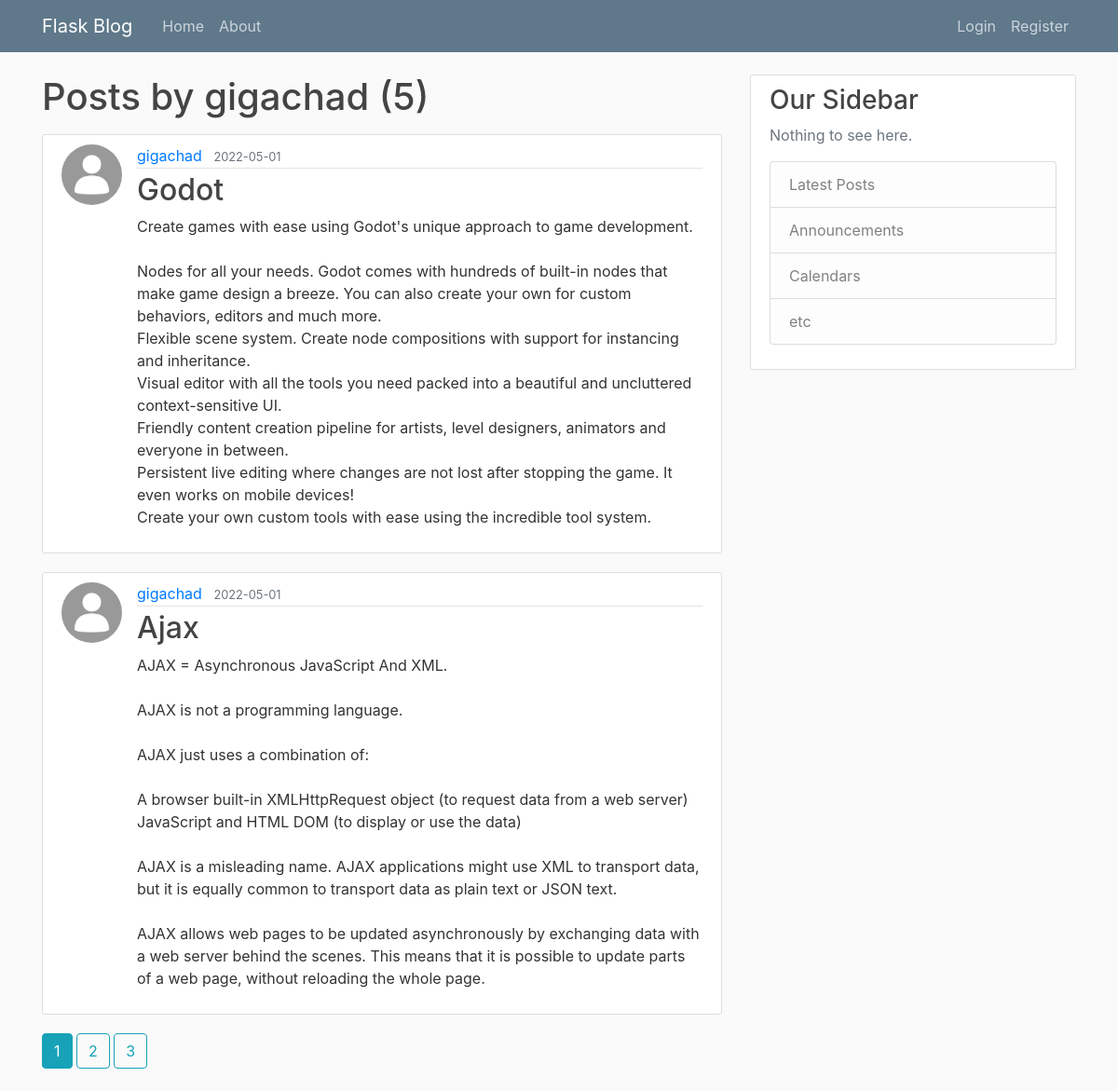
The page /user/gigachad on the database its author committed.
### flaskblog/models.py (models this page shows, shortened)
class User(db.Model, UserMixin):
    id = db.Column(db.Integer, primary_key=True)
    username = db.Column(db.String(20), unique=True, nullable=False)
    email = db.Column(db.String(120), unique=True, nullable=False)
    image_file = db.Column(db.String(20), nullable=False, default='default.jpg')
    password = db.Column(db.String(60), nullable=False)
    posts = db.relationship('Post', backref='author', lazy=True)

class Post(db.Model):
    id = db.Column(db.Integer, primary_key=True)
    title = db.Column(db.String(100), nullable=False)
    date_posted = db.Column(db.DateTime, nullable=False, default=datetime.utcnow)
    content = db.Column(db.Text, nullable=False)
    user_id = db.Column(db.Integer, db.ForeignKey('user.id'), nullable=False)

### flaskblog/routes.py (the view)
@app.route("/user/<string:username>")
def user_posts(username):
    page = request.args.get('page', 1, type=int)
    user = User.query.filter_by(username=username).first_or_404()
    posts = Post.query.filter_by(author=user)\
        .order_by(Post.date_posted.desc())\
        .paginate(page=page, per_page=2)
    return render_template('user_posts.html', user=user, posts=posts)

### flaskblog/templates/user_posts.html
{% extends "layout.html" %}
{% block content %}
    <h1 class="mb-3">Posts by {{ user.username }} ({{ posts.total }})</h1>
    {% for post in posts.items %}
        <article class="media content-section">
        <img src="{{ url_for('static', filename='profile_pics/' + post.author.image_file) }}" alt="" class="rounded-circle article-img">
        <div class="media-body">
            <div class="article-metadata">
            <a class="mr-2" href="#">{{ post.author.username }}</a>
            <small class="text-muted">{{ post.date_posted.strftime('%Y-%m-%d') }}</small>
            </div>
            <h2><a class="article-title" href="{{ url_for('post', post_id=post.id) }}">{{ post.title }}</a></h2>
            <p class="article-content">{{ post.content }}</p>
        </div>
        </article>
    {% endfor %}
    {% for page_num in posts.iter_pages(left_edge=1, right_edge=1, left_current=1, right_current=2) %}
        {% if page_num %}
            {% if posts.page == page_num %}
                <a class="btn btn-info mb-4" href="{{ url_for('user_posts', username=user.username, page=page_num) }}">{{ page_num }}</a>
            {% else %}
                <a class="btn btn-outline-info mb-4" href="{{ url_for('user_posts', username=user.username, page=page_num) }}">{{ page_num }}</a>
            {% endif %}
        {% else %}
            ...
        {% endif %}
    {% endfor %}
{% endblock content %}

### flaskblog/static/main.css (style rules this page uses)
body { background: #fafafa; color: #333333; margin-top: 5rem; }
h1, h2, h3, h4, h5, h6 { color: #444444; }
.content-section { background: #ffffff; padding: 10px 20px; border: 1px solid #dddddd; border-radius: 3px; margin-bottom: 20px; }
.article-title { color: #444444; }
.article-content { white-space: pre-line; }
.article-img { height: 65px; width: 65px; margin-right: 16px; }
.article-metadata { padding-bottom: 1px; margin-bottom: 4px; border-bottom: 1px solid #e3e3e3 }

### rows shown on the page
User: username "gigachad"
Post: image_file (placeholder picture), author.username "gigachad", date_posted "2022-05-01", title "Godot", content "Create games with ease using Godot's unique approach to game development. Nodes for all your needs. Godot comes with hundreds of built-in nodes that make game design a breeze. You can also create your own for custom behaviors, editors and much more. Flexible scene system. Create node compositions with support for instancing and inheritance. Visual editor with all the tools you need packed into a beautiful and uncluttered context-sensitive UI. Friendly content creation pipeline for artists, level designers, animators and everyone in between. Persistent live editing where changes are not lost after stopping the game. It even works on mobile devices! Create your own custom tools with ease…"
Post: image_file (placeholder picture), author.username "gigachad", date_posted "2022-05-01", title "Ajax", content "AJAX = Asynchronous JavaScript And XML. AJAX is not a programming language. AJAX just uses a combination of: A browser built-in XMLHttpRequest object (to request data from a web server) JavaScript and HTML DOM (to display or use the data) AJAX is a misleading name. AJAX applications might use XML to transport data, but it is equally common to transport data as plain text or JSON text. AJAX allows web pages to be updated asynchronously by exchanging data with a web server behind the scenes. This means that it is possible to update parts of a web page, without reloading the whole page."

### other values the page prints
{{ posts.total }} "5"
{{ page_num }} "1"
{{ page_num }} "2" "3"
